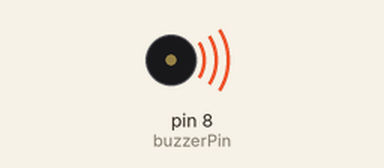
This sketch was run on a simulated Arduino Uno, built with avr-gcc and run on an emulated ATmega328P. Shown: buzzer (waves = sounding).

Above: at 0.7 s.
At 8.12 s:
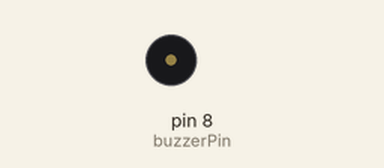
Timing chart, 0 to 8.4 s (numbered marks = the images above):
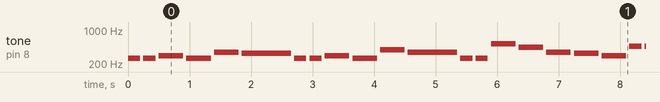

The sketch:

happy_bday_on_piezo1.ino
```cpp
const int buzzerPin = 8;

// Frequencies for the notes (in Hz)
int frequencies[] = {
  262, 262, 294, 262, 349, 330,
  262, 262, 294, 262, 392, 349,
  262, 262, 523, 440, 349, 330, 294,
  466, 466, 440, 349, 392, 349
};

// Durations for each note (in milliseconds)
int durations[] = {
  200, 200, 400, 400, 400, 800,
  200, 200, 400, 400, 400, 800,
  200, 200, 400, 400, 400, 400, 400,
  200, 200, 400, 400, 400, 800
};

int noteCount = sizeof(frequencies) / sizeof(frequencies[0]);

void setup() {
  pinMode(buzzerPin, OUTPUT);
}

void loop() {
  playHappyBirthday();
  delay(2000);  // Wait 2 seconds before repeating
}

void playHappyBirthday() {
  for (int i = 0; i < noteCount; i++) {
    tone(buzzerPin, frequencies[i]);
    delay(durations[i]);
    noTone(buzzerPin);
    delay(50);  // Short pause between notes
  }
}
```

Measured:
- by itself, tone on pin 8 (buzzerPin): plays 262 Hz for 0.20 s, 262 Hz for 0.20 s, 294 Hz for 0.40 s, 262 Hz for 0.40 s, 349 Hz for 0.40 s, 330 Hz for 0.80 s … (255 notes in this stretch)
